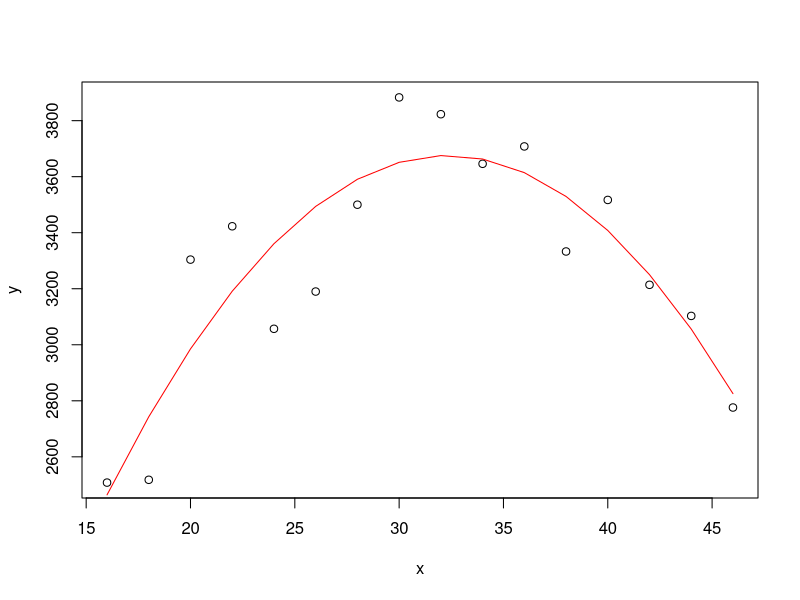
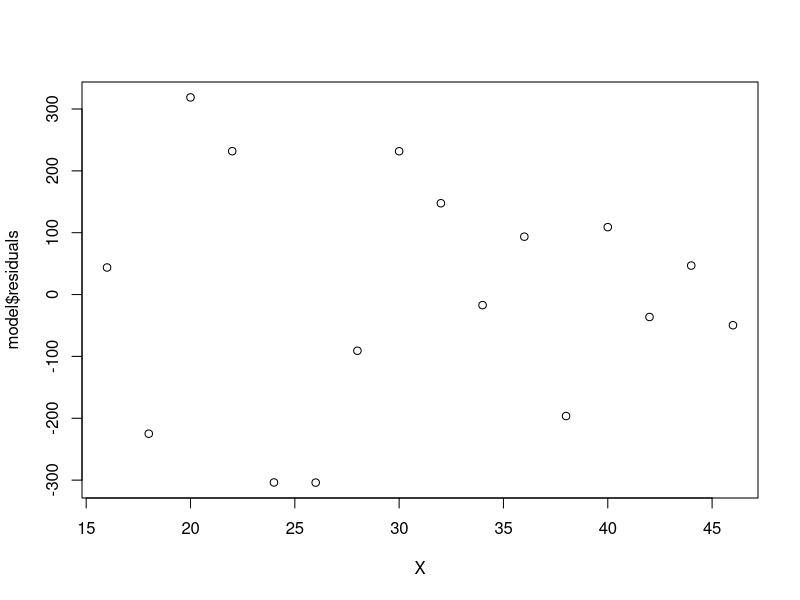
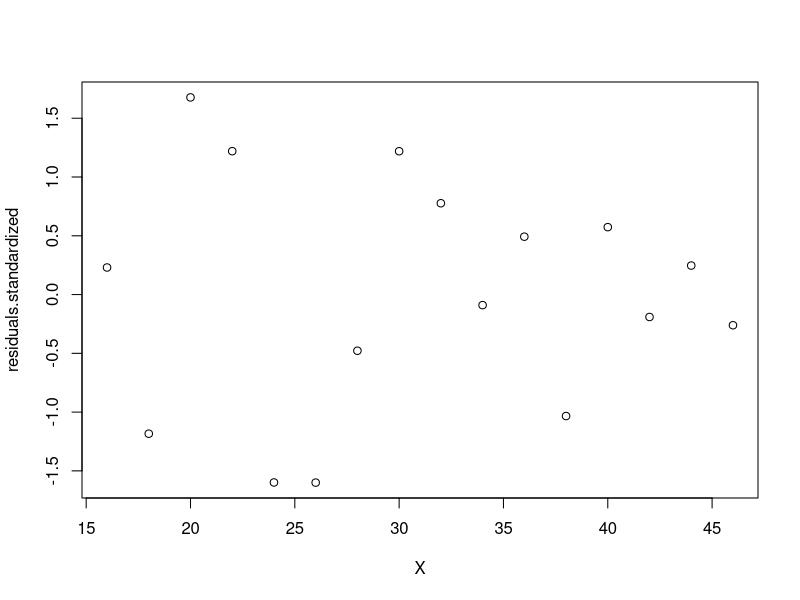
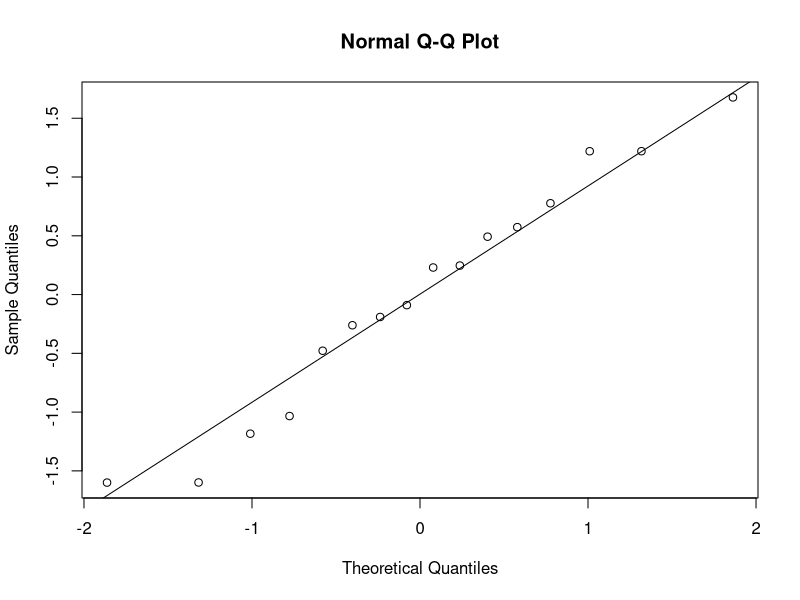
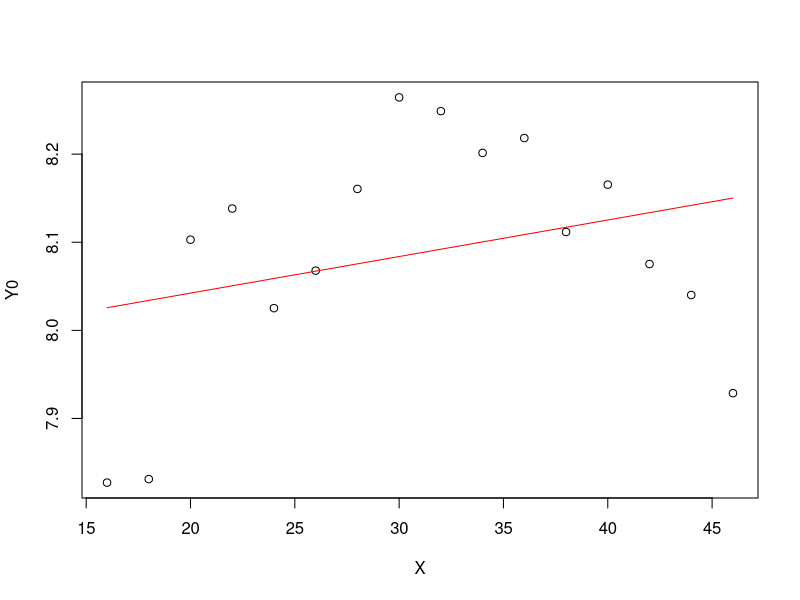
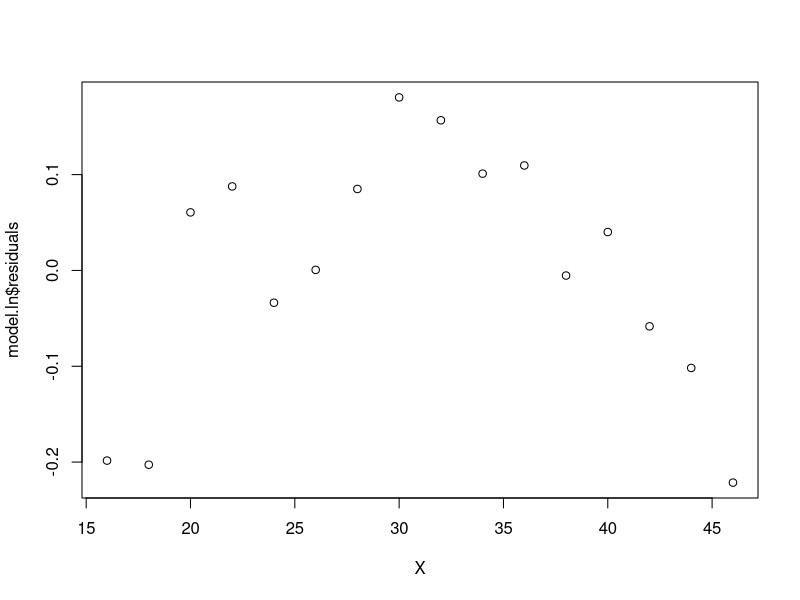
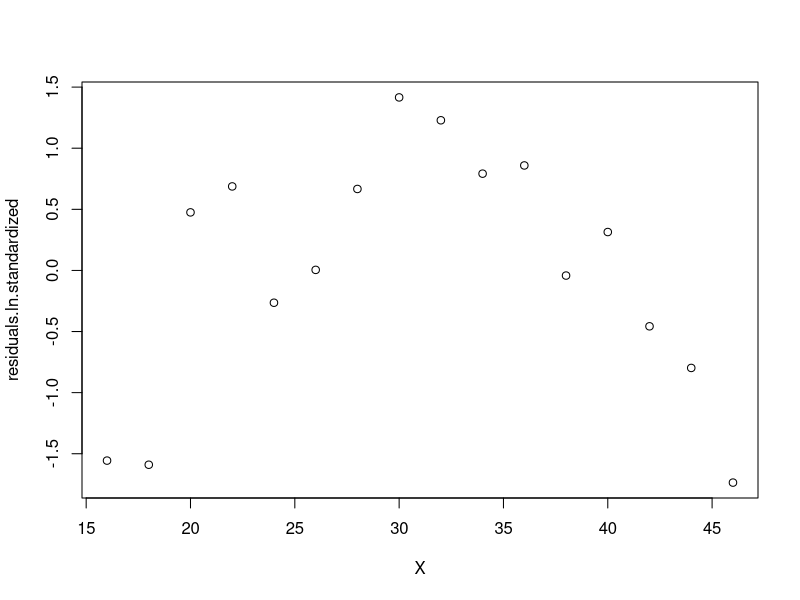
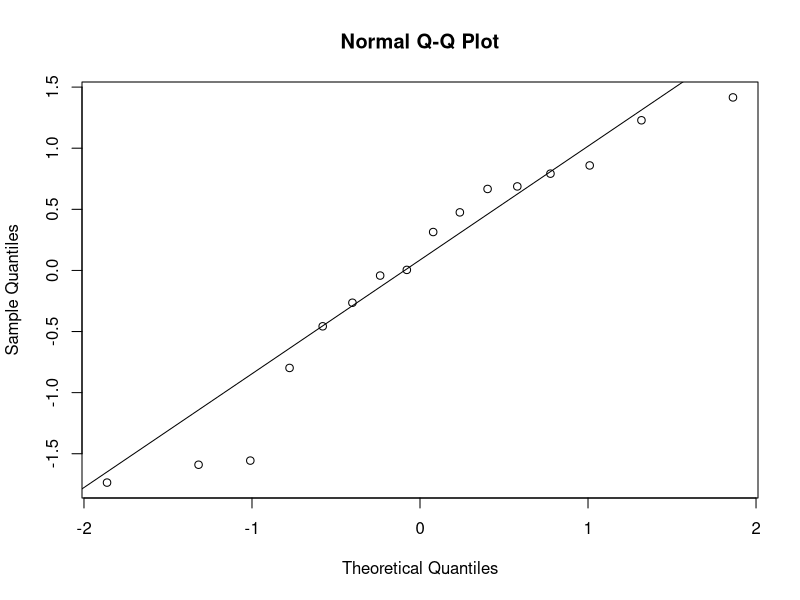

Recreate these plots in R, in order.
# --------------------- a) ---------------------

# učitavanje podataka
B.data <- read.table("zad55r.dat", header = TRUE, sep = " ")
B.data <- data.frame(B.data)

# dijagram raspršenja
plot(B.data)

# --------------------- b) ---------------------

# kvadratični model
X <- B.data$x
Y <- B.data$y
X.squared <- X^2

model <- lm(Y ~ X + X.squared) # Y = beta0 + X * beta1 + X^2 * beta2 + epsilon
summary(model) # Bdjusted R-squared == R^2 ?

lines(X, model$fitted.values, col="red") # crtanje modela

# TODO testiranje hipoteze beta2=0 uz dvostranu alternativu

# --------------------- c) ---------------------

# graf reziduala i standardiziranih reziduala
plot(X, model$residuals)
residuals.standardized <- scale(model$residuals)
plot(X, residuals.standardized)

# provjera normalnosti
# grafički: QQ plot
qqnorm(residuals.standardized)
qqline(residuals.standardized)

# TODO Kolmogorov-Smirnov test

# --------------------- d) --------------------- 

# transformacija podataka
Y0 <- log(Y)
plot(X, Y0)
model.ln <- lm(Y0 ~ X) # Y0 = beta0 + X * beta1 + epsilon
lines(X, model.ln$fitted.values, col="red") # crtanje modela

# graf reziduala i standardiziranih reziduala
plot(X, model.ln$residuals)
residuals.ln.standardized <- scale(model.ln$residuals)
plot(X, residuals.ln.standardized)

# provjera normalnosti
# grafički: QQ plot
qqnorm(residuals.ln.standardized)
qqline(residuals.ln.standardized)

# TODO Kolmogorov-Smirnov test

# --------------------- e) ---------------------
# TODO

# --------------------- f) ---------------------
# TODO
